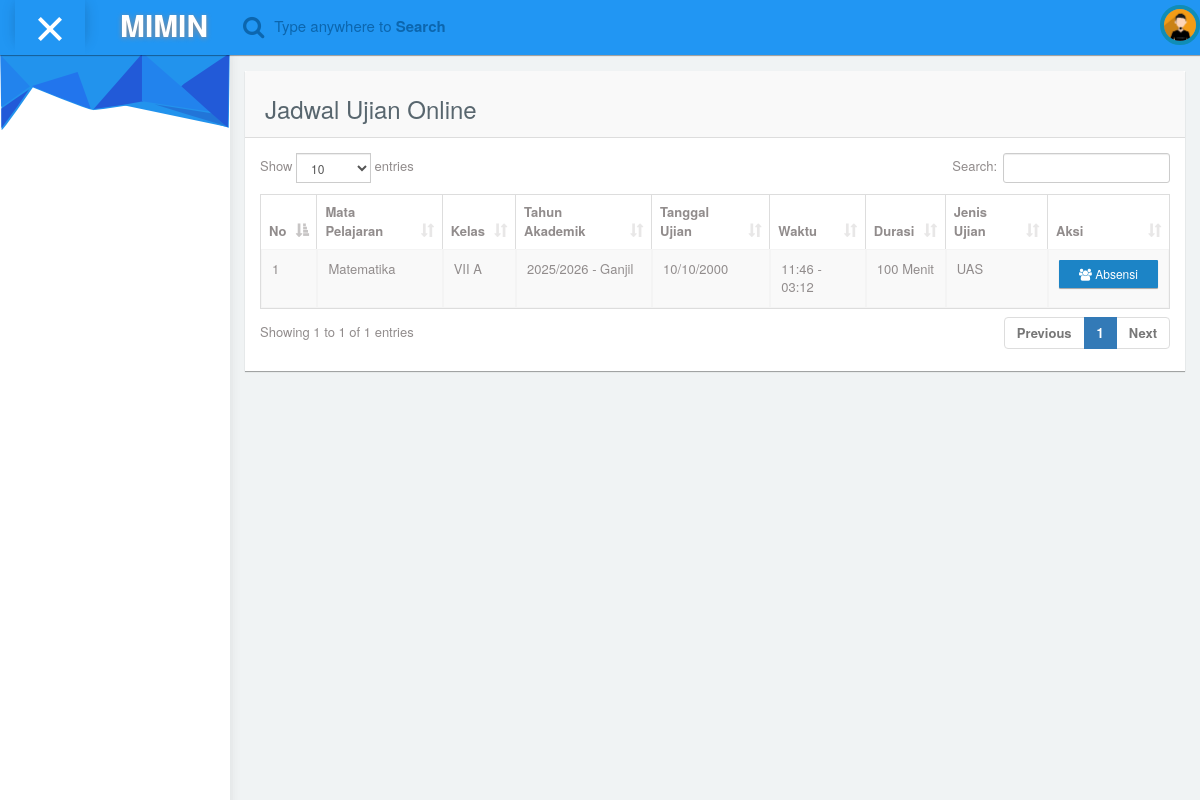
/index.php/ujianonline, run on the app's committed database.
### tables this page shows
CREATE TABLE IF NOT EXISTS `tb_jadwal_ujian` (
  `id` int NOT NULL AUTO_INCREMENT,
  `matapelajaran_id` int NOT NULL,
  `kelasrombel_id` int NOT NULL,
  `tanggal_ujian` date NOT NULL,
  `jam_mulai` time NOT NULL,
  `jam_selesai` time NOT NULL,
  `lama_ujian` int NOT NULL COMMENT 'dalam menit',
  `jenis_ujian` varchar(50) NOT NULL,
  `banksoal_id` int DEFAULT NULL,
  PRIMARY KEY (`id`)
);

CREATE TABLE IF NOT EXISTS `tb_matapelajaran` (
  `id` int NOT NULL AUTO_INCREMENT,
  `kode_matapelajaran` varchar(20) NOT NULL,
  `nama_matapelajaran` varchar(100) NOT NULL,
  `keterangan` text,
  PRIMARY KEY (`id`)
);

CREATE TABLE IF NOT EXISTS `tb_kelas` (
  `id` int NOT NULL AUTO_INCREMENT,
  `nama_kelas` varchar(100) NOT NULL,
  `keterangan` text,
  PRIMARY KEY (`id`)
);

CREATE TABLE IF NOT EXISTS `tb_tahunakademik` (
  `id` int NOT NULL AUTO_INCREMENT,
  `tahun` varchar(9) NOT NULL,
  `semester` enum('Ganjil','Genap') NOT NULL,
  `status` enum('Aktif','Nonaktif') NOT NULL,
  PRIMARY KEY (`id`)
);

### application/views/template_miminium/content.php (called while the page is built)
<?php
    $this->load->view($page);
?>

### application/views/template_miminium/wrapper.php (called while the page is built)
<?php
    include 'header.php';
    include 'sidebar.php';
    include 'navbar.php';
	include 'content.php';
	include 'footer.php';
?>

### application/controllers/Ujianonline.php (called while the page is built, shortened)
<?php
class Ujianonline extends CI_Controller {
    public $db;
    public function __construct() {
        $this->load->database();
        $this->load->helper('url');
    }
    public function index() {
        $data = array(
            'page' => 'admin/ujianonline/index',
            'script' => 'admin/ujianonline/script',
            'link' => 'ujianonline'
        );
        $data['jadwal_ujian'] = $this->db->query("
            SELECT
                ju.*,
                mp.nama_matapelajaran,
                kr.id as kelasrombel_id,
                k.nama_kelas,
                ta.tahun,
                ta.semester
            FROM tb_jadwal_ujian ju
            JOIN tb_matapelajaran mp ON ju.matapelajaran_id = mp.id
            JOIN tb_kelasrombel kr ON ju.kelasrombel_id = kr.id
            JOIN tb_kelas k ON kr.kelas_id = k.id
            JOIN tb_tahunakademik ta ON kr.tahunakademik_id = ta.id
            ORDER BY ju.tanggal_ujian DESC, ju.jam_mulai ASC
        ")->result();
        $this->load->view('template_miminium/wrapper', $data);
    }
}

### index.php (called while the page is built, shortened)
<?php
require_once BASEPATH.'core/CodeIgniter.php';

### application/views/admin/ujianonline/index.php (the view)
<div id="content">
    <div class="col-md-12 top-20 padding-0">
        <div class="col-md-12">
            <div class="panel">
                <div class="panel-heading">
                    <h3>Jadwal Ujian Online</h3>
                </div>
                <div class="panel-body">
                    <div class="responsive-table">
                        <table id="datatables-example" class="table table-striped table-bordered" width="100%" cellspacing="0">
                            <thead>
                                <tr>
                                    <th width="5%">No</th>
                                    <th>Mata Pelajaran</th>
                                    <th>Kelas</th>
                                    <th>Tahun Akademik</th>
                                    <th>Tanggal Ujian</th>
                                    <th>Waktu</th>
                                    <th>Durasi</th>
                                    <th>Jenis Ujian</th>
                                    <th width="10%">Aksi</th>
                                </tr>
                            </thead>
                            <tbody>
                                <?php
                                $no = 1;
                                foreach($jadwal_ujian as $row):
                                ?>
                                <tr>
                                    <td><?= $no++ ?></td>
                                    <td><?= $row->nama_matapelajaran ?></td>
                                    <td><?= $row->nama_kelas ?></td>
                                    <td><?= $row->tahun ?> - <?= $row->semester ?></td>
                                    <td><?= date('d/m/Y', strtotime($row->tanggal_ujian)) ?></td>
                                    <td><?= date('H:i', strtotime($row->jam_mulai)) ?> - <?= date('H:i', strtotime($row->jam_selesai)) ?></td>
                                    <td><?= $row->lama_ujian ?> Menit</td>
                                    <td><?= $row->jenis_ujian ?></td>
                                    <td>
                                        <a href="<?= base_url('ujianonline/absensi/'.$row->id) ?>" class="btn btn-primary btn-sm">
                                            <i class="fa fa-users"></i> Absensi
                                        </a>
                                    </td>
                                </tr>
                                <?php endforeach; ?>
                            </tbody>
                        </table>
                    </div>
                </div>
            </div>
        </div>
    </div>
</div>

### data on the page
tb_jadwal_ujian: matapelajaran.nama_matapelajaran "Matematika", tb_kelas.nama_kelas "VII A", tb_tahunakademik.tahun "2025/2026", tb_tahunakademik.semester "Ganjil", tanggal_ujian "10/10/2000", jam_mulai "11:46", jam_selesai "03:12", lama_ujian "100", jenis_ujian "UAS"
